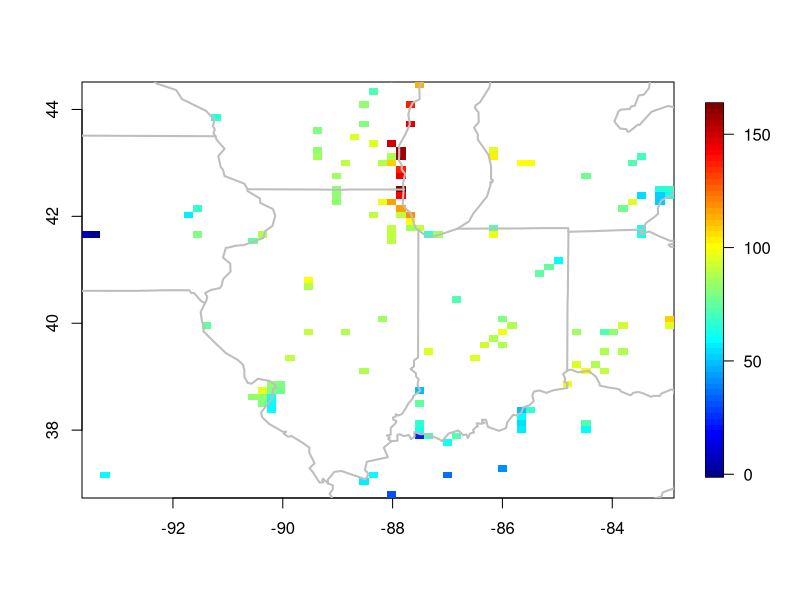
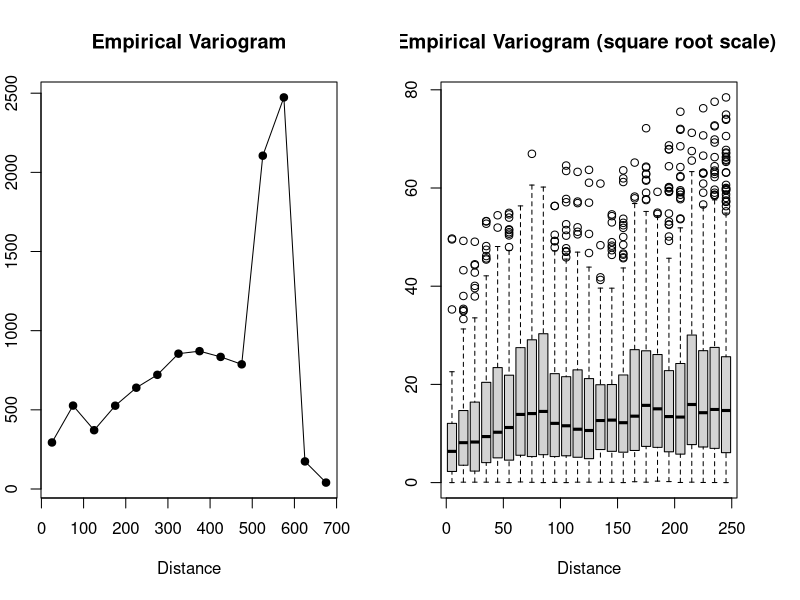
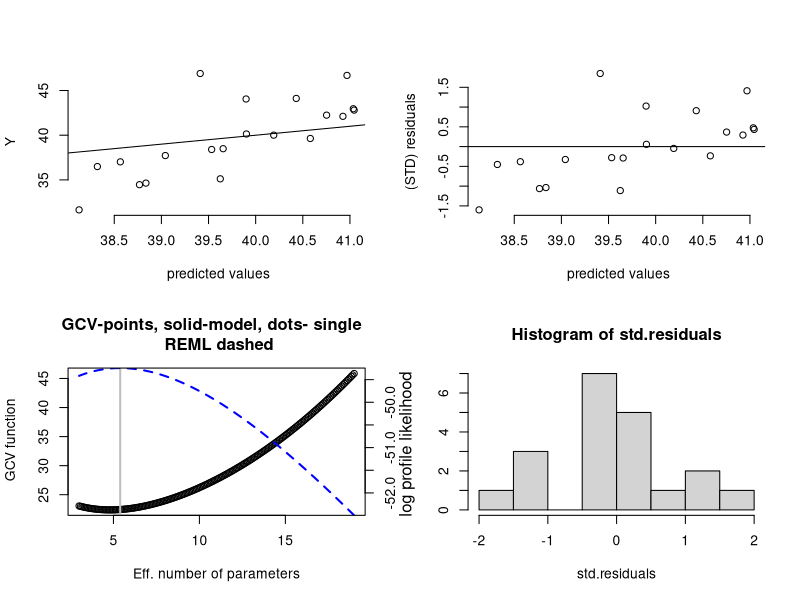
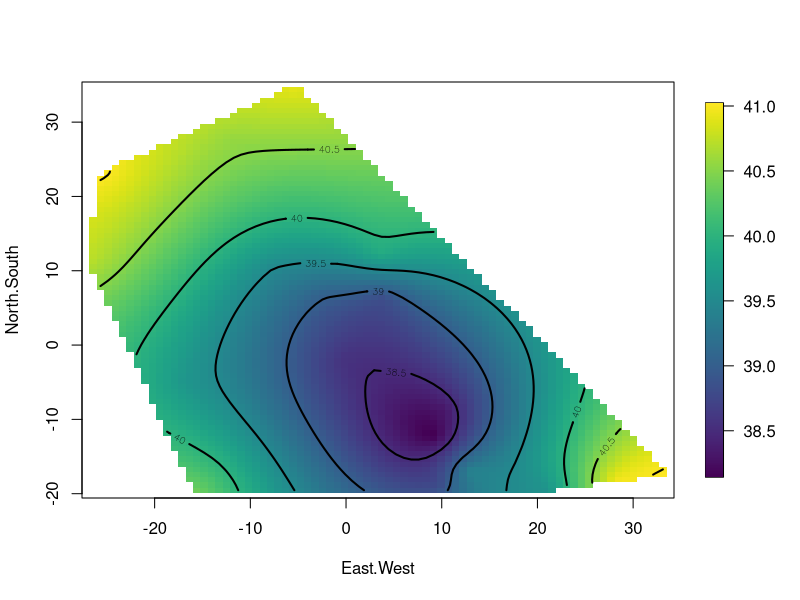
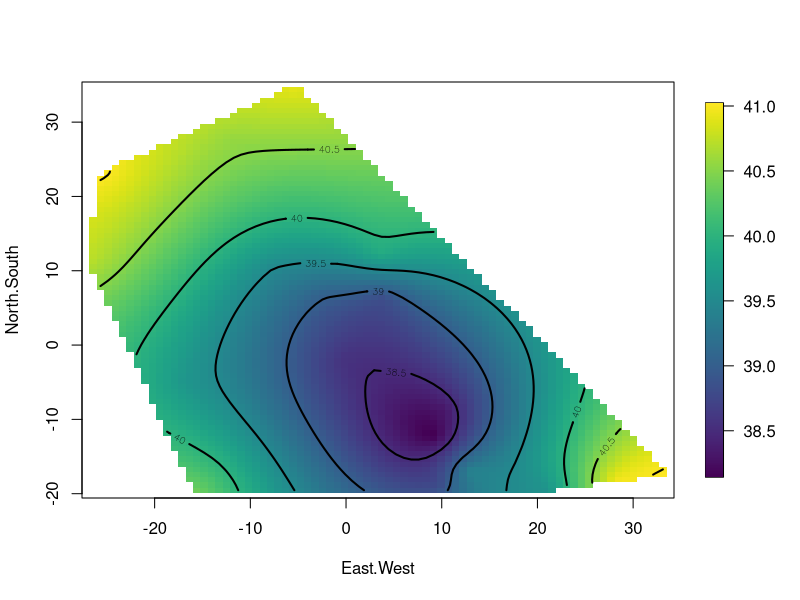
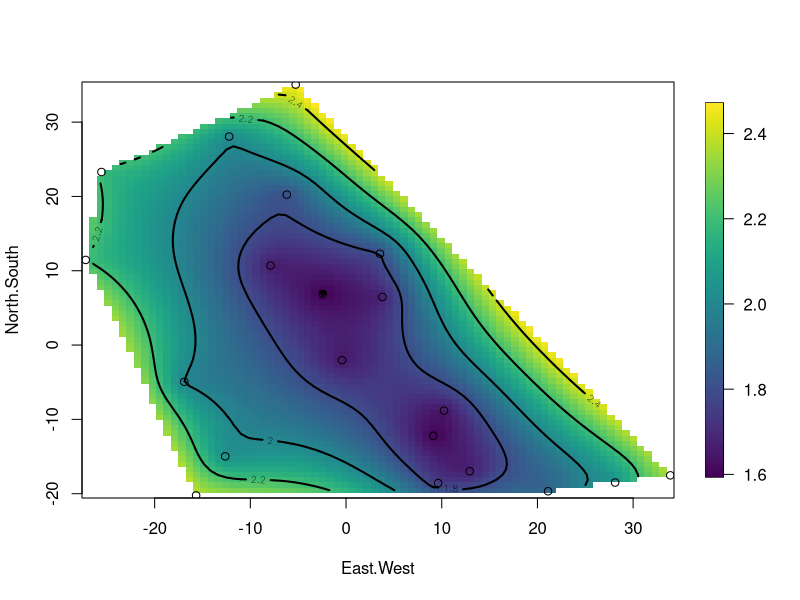
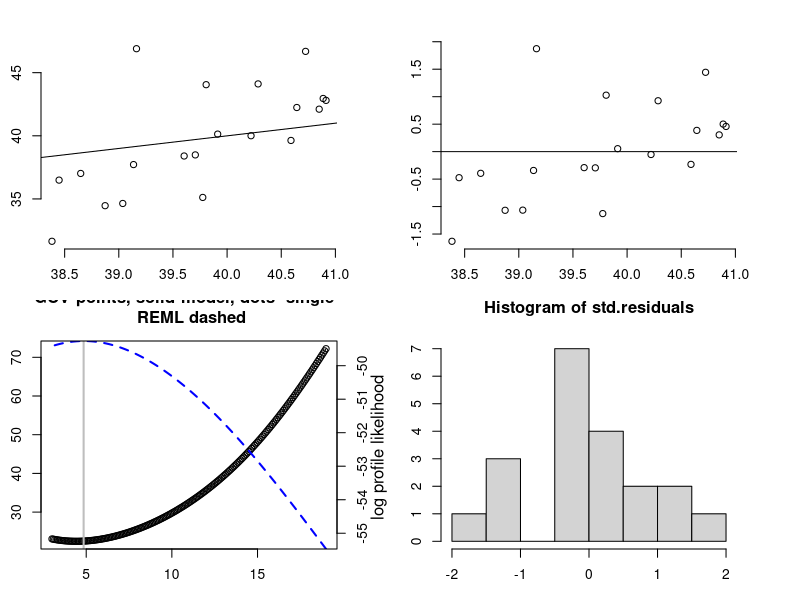
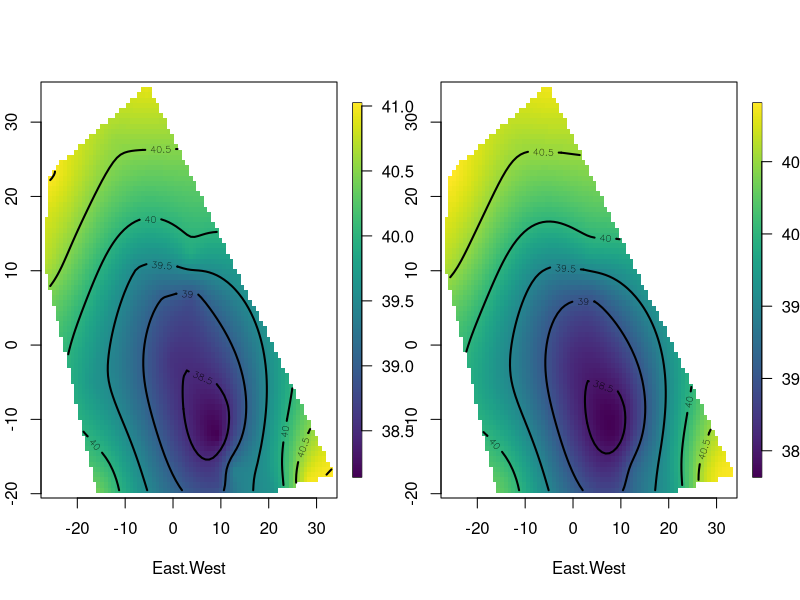

Recreate these plots in R, in order.
library(fields)

### ozone data set, day 16
## Quilt plot
data(ozone2)
# plot 16 day of ozone data set
quilt.plot(ozone2$lon.lat, ozone2$y[16,])
US(add=TRUE, col="grey", lwd=2)

# compute variogram for the midwest ozone field 

good<- !is.na(ozone2$y[16,])
x<- ozone2$lon.lat[good,] 
y<- ozone2$y[16,good]

## variogram plots
par(mfrow=c(1,2))
look<-vgram(x,y, N=15, lon.lat=TRUE)
plot(look, pch=19)

## or some boxplot bin summaries
brk<- seq(0, 250,, (25 + 1) ) # will give 25 bins.
boxplotVGram(look, breaks=brk, plot.args=list(type="o"))
plot(look, add=TRUE, breaks=brk, col=4)
dev.off()


#############################
# Kriging
# a 2-d example 
# fitting a surface to ozone  
# measurements. Exponential covariance, range parameter is 20 (in miles) 

fit <- Krig(ChicagoO3$x, ChicagoO3$y, theta=20)  

summary(fit) # summary of fit 
par(mfrow=c(2,2))
plot(fit) # four diagnostic plots of fit  
dev.off()

surface(fit, type="C") # look at the surface 

# predict at data
predict(fit)

# predict using 7.5 effective degrees of freedom:
predict(fit, df=7.5)

# predict on a grid (grid chosen here by defaults)
out<- predictSurface(fit)
surface(out, type="C") # option "C" our favorite

# predict at arbitrary points (10,-10) and (20, 15)
xnew<- rbind(c(10, -10), c(20, 15))
predict(fit, xnew)

# standard errors of prediction based on covariance model.  
predictSE(fit, xnew)

# surface of standard errors on a default grid
predictSurfaceSE(fit)-> out.p # this takes some time!
surface(out.p, type="C")
points(fit$x)

## Using another stationary covariance. 
# smoothness is the shape parameter for the Matern
fit.matern <- Krig(ChicagoO3$x, ChicagoO3$y, 
                   Covariance="Matern", theta=10, smoothness=1.0)  
summary( fit.matern)

set.panel(2,2)
plot(fit.matern)

set.panel(1,2)
surface(fit, type="C") # look at the surface 
surface(fit.matern, type="C") # look at the surface 
